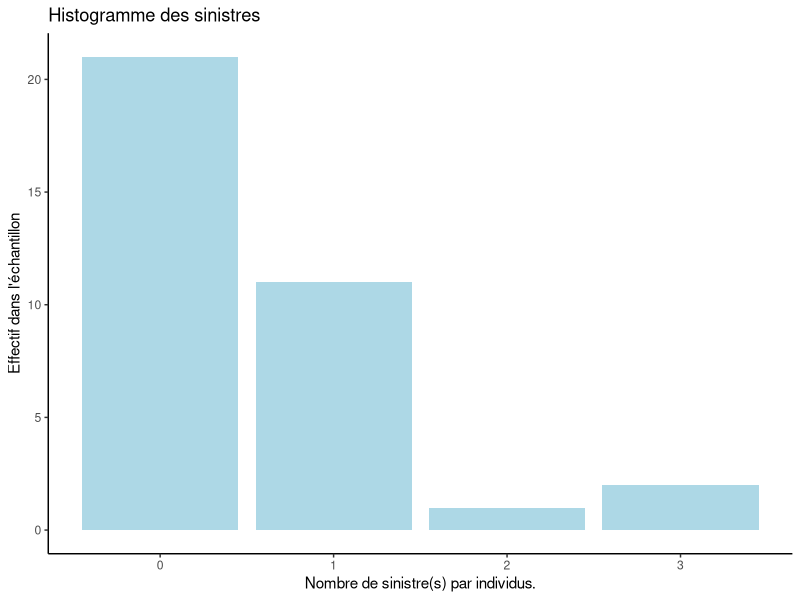
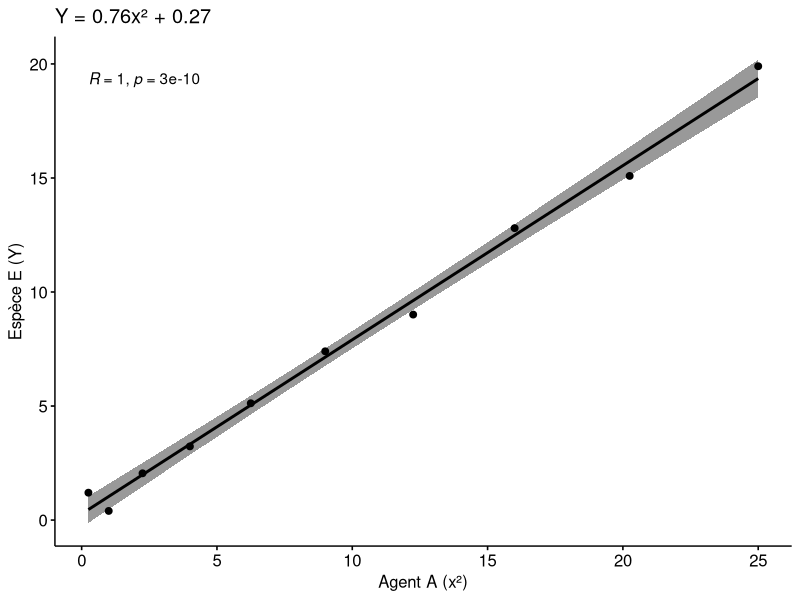

Recreate these plots in R, in order.
## ---- chunk 1
knitr::opts_chunk$set(
  echo = TRUE, tidy.opts = list(width.cutoff = 79),
  tidy = TRUE, fig.width = 6, fig.height = 6,
  warning = FALSE, message = FALSE
)
## ---- chunk 2
library(readr)
library(dplyr)
library(ggplot2)
library(knitr)
## ---- chunk 3
rm(list = ls(all = TRUE))
data.frame(unlist("all"))
## ---- chunk 4
d1 <- read_delim("../data/donnees.exo1.csv", 
    delim = ";", escape_double = FALSE, trim_ws = TRUE, show_col_types = FALSE)
overlineXn <- mean(d1$sinistre)
n <- length(d1$sinistre)
## ---- chunk 5
p <- ggplot(d1, aes(x=sinistre), fill=factor(id)) + geom_bar(fill="lightblue") + theme_classic()
p + ggtitle("Histogramme des sinistres") + xlab("Nombre de sinistre(s) par individus.") + ylab("Effectif dans l'échantillon")
## ---- chunk 6
rm(list = ls(all = TRUE))
data.frame(unlist("all"))
## ---- chunk 7
rm(list = ls(all = TRUE))
data.frame(unlist("all"))
## ---- chunk 8
# On importe les données avec les commandes suivantes
d3 <- read_delim("../data/donnees.exo3.csv", 
    delim = ";", escape_double = FALSE, locale = locale(decimal_mark = ","), 
    trim_ws = TRUE, show_col_types = FALSE)
d3 <- select(d3, x, y)

#https://bookdown.org/yihui/rmarkdown-cookbook/kable.html
kable(x=d3, col.names=c("eee","$\theta$"))
## ---- chunk 9
summary(d3)
## ---- chunk 10
d3 <- dplyr::mutate(d3, x2 = d3$x * d3$x)
# regression line (y~x)
Dr<-lm(formula = d3$y~d3$x2)
a_coeff <- round(Dr$coefficients[2], digits = 2)
b_coeff <- round(Dr$coefficients[1], digits = 2)
model<-paste0("Y = ", a_coeff,"x² + ", b_coeff)
## ---- chunk 11
# http://www.sthda.com/english/wiki/correlation-test-between-two-variables-in-r#visualize-your-data-using-scatter-plots
library("ggpubr")
ggscatter(d3, x = "x2", y = "y", 
          add = "reg.line", conf.int = TRUE, 
          cor.coef = TRUE, cor.method = "pearson",
          title = model,
          xlab = "Agent A (x²)", ylab = "Espèce E (Y)")
